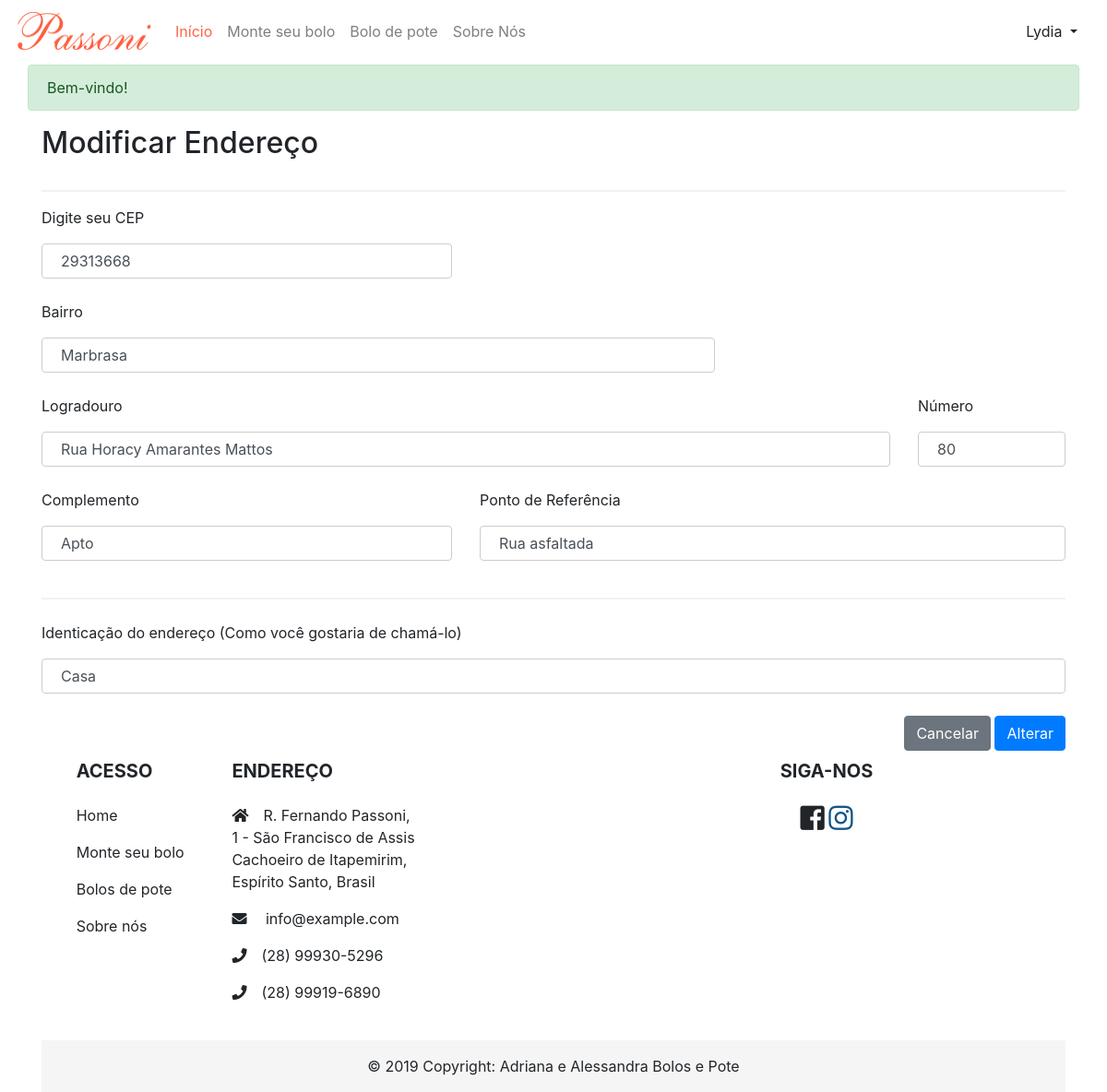
/listarEnderecos/editarEndereco/30 (signed in), run on the app's committed database.
### tables this page shows
CREATE TABLE `endereco` (
  `idEndereco` int(11) NOT NULL,
  `idCliente` int(11) NOT NULL,
  `identificacao` varchar(40) NOT NULL,
  `bairro` varchar(60) NOT NULL,
  `logradouro` varchar(150) NOT NULL,
  `complemento` varchar(100) DEFAULT NULL,
  `numero` int(11) NOT NULL,
  `pontoDeRef` varchar(100) DEFAULT NULL,
  `cep` varchar(8) NOT NULL,
  `padrao` tinyint(1) NOT NULL DEFAULT '0'
);

### index.php (called while the page is built, shortened)
<?php
    $url = new Home();
    $url->carregar();

### app/site/models/helper/ModelsRead.php (called while the page is built, shortened)
<?php
class ModelsRead extends ModelsConn {
    private $select;
    private $values;
    private $query;
    public function exeReadEspecifico($query, $parseString = null) {
        if (!empty($parseString)) {
            parse_str($parseString, $this->values);
        }
        $this->select = (string) $query;
        $this->executarInstrucao();
    }
    private function conexao(){
        $this->conn = parent::getConn();
        $this->query = $this->conn->prepare($this->select);
        $this->query->setFetchMode(PDO::FETCH_ASSOC);
    }
    private function getInstrucao(){
        if ($this->values) {
            foreach ($this->values as $link => $valor) {
                if ($link == 'limit' || $link == 'offset') {
                    $valor = (int)$valor;
                }
                $this->query->bindValue(":{$link}", $valor, (is_int($valor) ? PDO::PARAM_INT : PDO::PARAM_STR));
            }
        }
    }
    private function executarInstrucao(){
        $this->conexao();
        try{
		$this->getInstrucao();
            $this->query->execute();
            $this->result = $this->query->fetchAll();
        }catch (PDOException $e){
            $this->result = null;
            $this->msg =  "<strong>Erro ao Ler dados:</strong> {$e->getMessage()}";
        }
    }
}

### app/site/models/helper/ModelsConn.php (called while the page is built, shortened)
<?php
class ModelsConn{
    public static $host = HOST;
    public static $dbname = DBNAME;
    public static $user = USER;
    public static $pass = PASS;
    public static $conexao = null;
    private static function conectar(){
        try{
            if (self::$conexao == null) {
                self::$conexao = new PDO('mysql:host=' . self::$host . ';dbname=' . self::$dbname
                    .";charset=utf8", self::$user, self::$pass);
            }
        }catch (PDOException $e) {
            echo $e->getMessage();
            die;
        }
        self::$conexao->setAttribute(PDO::ATTR_ERRMODE, PDO::ERRMODE_EXCEPTION);
        return self::$conexao;
    }
    public function getConn(){
        return self::conectar();
    }
}

### app/site/models/Endereco.php (called while the page is built, shortened)
<?php
class Endereco{
    private $result = false;
    private $tabela = 'endereco';
    public function verEndereco($id=null, $padrao=null){
        if($padrao){
            $verAdress = new \Site\models\helper\ModelsRead();
            $verAdress->exeReadEspecifico("SELECT e.idEndereco, e.identificacao, e.bairro, e.logradouro,
                                            e.numero, e.cep, e.padrao
                                            FROM {$this->tabela} as e
                                            WHERE e.idCliente = {$_SESSION['id']}
                                            AND e.padrao = 1
                                            ORDER BY e.idEndereco ASC LIMIT :limit", "limit=1");
        }
        else{
            $this->id = (int) $id;
            $verAdress = new \Site\models\helper\ModelsRead();
            $verAdress->exeReadEspecifico("SELECT e.idEndereco, e.identificacao, e.bairro, e.logradouro,
                                        e.numero, e.cep, e.complemento, e.pontoDeRef, e.padrao
                                        FROM {$this->tabela} as e
                                        WHERE e.idCliente = {$_SESSION['id']}
                                        AND e.idEndereco = {$this->id}
                                        ORDER BY e.idEndereco ASC LIMIT :limit", "limit=1");
        }
        $this->result['endereco'] = $verAdress->getResult();
        return $this->result['endereco'];
    }
}

### app/site/views/listarEnderecos/editarEndereco.php (the view, shortened to what this page needs)
<div class="container">
    <?php
        if (!isset($this->dados['endereco'])){
            $idEndereco = $cep = $bairro = $logradouro = $numero = $complemento = $pontoDeRef = $identificacao = "";
        }else {
            extract($this->dados['endereco'][0]);
        }
    ?>
    <div class="row">
        <div class="col-md-8">
            <h2 class="mb-3">Modificar Endereço</h2>
        </div>
    </div>
    <hr>
    <form method="POST" action="<?=URL;?>listarEnderecos/editarEndereco">
        <div class="row">
            <div class="col-5 mb-3">
                <label for="cep">Digite seu CEP</label>
                <input type="text" name="CEP" onblur="buscarCep()" class="form-control" id="cep" placeholder="CEP" value="<?=$cep;?>" maxlength="9" required>
            </div>
            <div class="col-sm-8 mb-3">
                <label for="bairro">Bairro</label>
                <input type="text" class="form-control" value="<?=$bairro;?>" id="bairro" name="bairro" placeholder="Digite o nome do seu bairro">
            </div>
        </div>
        <div class="row">
            <div class="col-md-10 mb-3">
                <label for="rua">Logradouro</label>
                <input type="text" value="<?=$logradouro;?>" class="form-control" id="rua"
                    placeholder="Rua, logradouro ou avenida" name="logradouro">
            </div>
            <div class="col-3 col-md-2 mb-3">
                <label for="numero">Número</label>
                <input type="number" name="numero" value="<?=$numero;?>" class="form-control" id="numero" placeholder="" required>
            </div>
            <div class="col-md-5 col-9 col-5 mb-3">
                <label for="comp">Complemento</label>
                <input type="text" name="complemento" value="<?=$complemento;?>" class="form-control" id="comp"
                    placeholder="Ex: Casa, Apt 300, entre outros">
            </div>
            <div class="col-md-7 mb-3">
                <label for="ref">Ponto de Referência</label>
                <input type="text" name="pontoDeRef" value="<?=$pontoDeRef;?>" class="form-control" id="ref" placeholder="Ex: Próximo a esquina"
                    required>
            </div>
        </div>
        <hr class="mb-4">
        <div class="mb-3">
            <label for="nomeEnd">Identicação do endereço (Como você gostaria de chamá-lo)</label>
            <input type="text" class="form-control" name="identificacao" value="<?=$identificacao;?>" id="nomeEnd"
                placeholder="Ex: Casa, Apartamento, Serviço" required>
        </div>
        <div style="float: right;">
            <a class="btn btn-secondary" href="<?=URL;?>listarEnderecos/index">Cancelar</a>
            <button type="sumit" class="btn btn-primary" value="Editar" name="fomEditarEnd">Alterar</button>
        </div>
    </form>

### assets/css/estiloAlternativo.css (style rules this page uses)
select, input[type=text], input[type=date], input[type=email], input[type=number] { width: 100%; padding: 12px 20px; margin: 8px 0; display: inline-block; border: 1px solid #ccc; box-sizing: border-box; }
hr { border: 1px solid #f1f1f1; }
a { text-decoration: none; color: inherit; }

### data on the page
endereco: CEP "29313668", bairro "Marbrasa", logradouro "Rua Horacy Amarantes Mattos", numero "80", complemento "Apto", pontoDeRef "Rua asfaltada", identificacao "Casa"

### other printed values
$_SESSION['user'] "Lydia"
$_SESSION['msg'] "Bem-vindo!"
